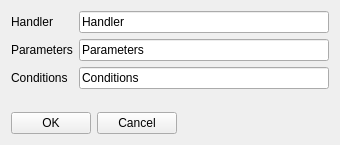
<?xml version="1.0" encoding="UTF-8"?>
<ui version="4.0">
 <class>ActionEditor</class>
 <widget class="QWidget" name="ActionEditor">
  <property name="windowModality">
   <enum>Qt::ApplicationModal</enum>
  </property>
  <property name="geometry">
   <rect>
    <x>0</x>
    <y>0</y>
    <width>340</width>
    <height>145</height>
   </rect>
  </property>
  <property name="windowTitle">
   <string>Action Editor</string>
  </property>
  <layout class="QVBoxLayout" name="verticalLayout">
   <item>
    <layout class="QGridLayout" name="gridLayout">
     <item row="0" column="0">
      <widget class="QLabel" name="label">
       <property name="text">
        <string>Handler</string>
       </property>
      </widget>
     </item>
     <item row="0" column="1">
      <widget class="QLineEdit" name="handlerEdit">
       <property name="text">
        <string>Handler</string>
       </property>
      </widget>
     </item>
     <item row="1" column="0">
      <widget class="QLabel" name="label_2">
       <property name="text">
        <string>Parameters</string>
       </property>
      </widget>
     </item>
     <item row="1" column="1">
      <widget class="QLineEdit" name="paramsEdit">
       <property name="text">
        <string>Parameters</string>
       </property>
      </widget>
     </item>
     <item row="2" column="0">
      <widget class="QLabel" name="label_3">
       <property name="text">
        <string>Conditions</string>
       </property>
      </widget>
     </item>
     <item row="2" column="1">
      <widget class="QLineEdit" name="condEdit">
       <property name="text">
        <string>Conditions</string>
       </property>
      </widget>
     </item>
    </layout>
   </item>
   <item>
    <spacer name="verticalSpacer">
     <property name="orientation">
      <enum>Qt::Vertical</enum>
     </property>
     <property name="sizeHint" stdset="0">
      <size>
       <width>20</width>
       <height>11</height>
      </size>
     </property>
    </spacer>
   </item>
   <item>
    <layout class="QHBoxLayout" name="horizontalLayout">
     <item>
      <layout class="QHBoxLayout" name="horizontalLayout_3">
       <item>
        <widget class="QPushButton" name="okButton">
         <property name="text">
          <string>OK</string>
         </property>
        </widget>
       </item>
       <item>
        <widget class="QPushButton" name="cancelButton">
         <property name="text">
          <string>Cancel</string>
         </property>
        </widget>
       </item>
      </layout>
     </item>
     <item>
      <spacer name="horizontalSpacer">
       <property name="orientation">
        <enum>Qt::Horizontal</enum>
       </property>
       <property name="sizeHint" stdset="0">
        <size>
         <width>38</width>
         <height>20</height>
        </size>
       </property>
      </spacer>
     </item>
    </layout>
   </item>
  </layout>
 </widget>
 <resources/>
 <connections/>
</ui>
